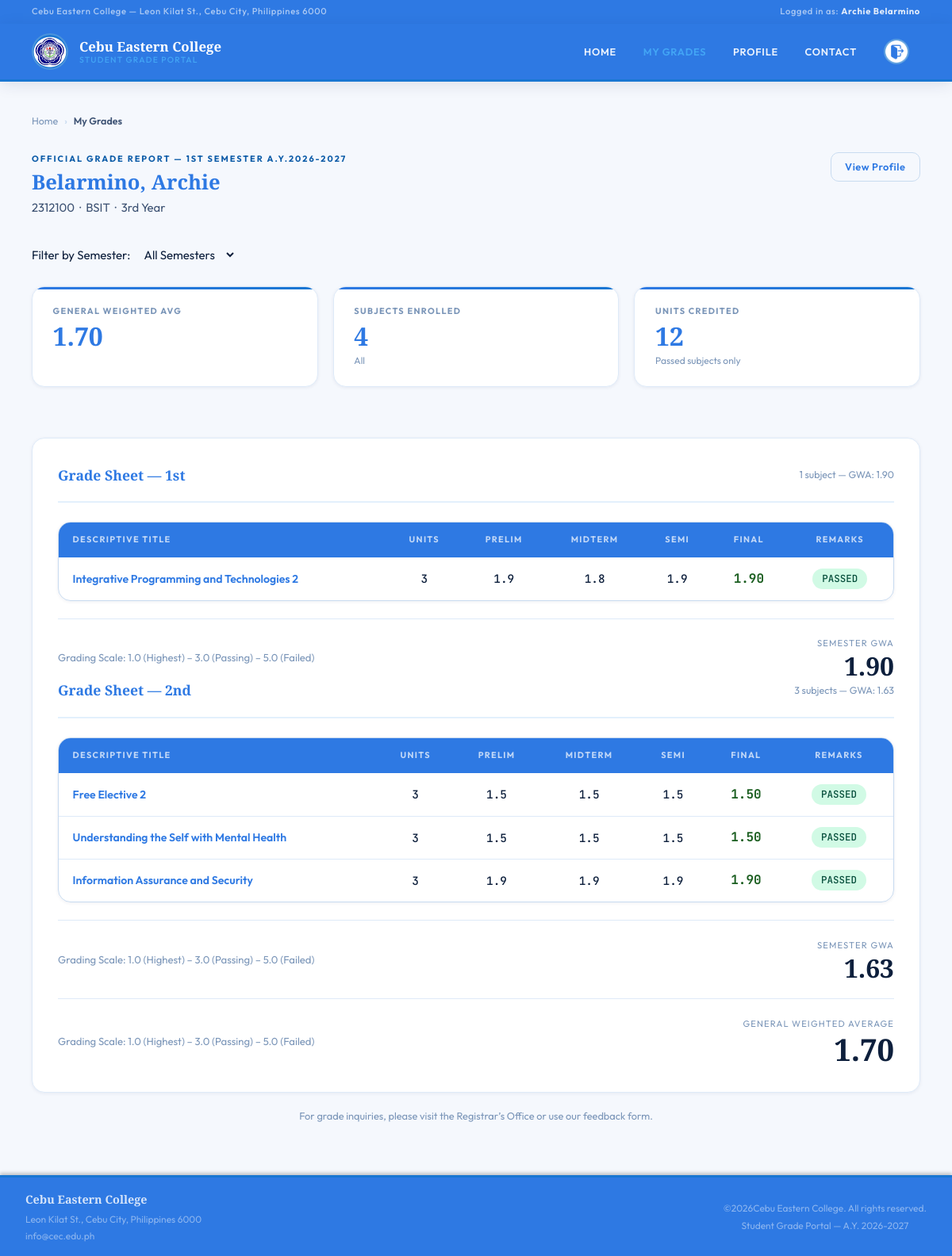
Screenshot of /grades/ (signed in) with the database file from the repository.
### portal/models.py (models this page shows, shortened)
class Student(AbstractBaseUser):
    student_no  = models.CharField(max_length=20, unique=True)
    last_name   = models.CharField(max_length=100)
    first_name  = models.CharField(max_length=100)
    email       = models.EmailField(unique=True, blank=True)
    course      = models.CharField(max_length=10, choices=COURSE_CHOICES, default='BSIT')
    year_level  = models.IntegerField(choices=YEAR_CHOICES, default=1)
    created_at  = models.DateTimeField(auto_now_add=True)
    is_active   = models.BooleanField(default=True)
    is_staff    = models.BooleanField(default=False)
    is_superuser = models.BooleanField(default=False)
    USERNAME_FIELD = 'student_no'
    REQUIRED_FIELDS = ['first_name', 'last_name', 'email']
    objects = StudentManager()
    @property
    def year_suffix(self):
        y = self.year_level
        return f'{y}{"st" if y==1 else "nd" if y==2 else "rd" if y==3 else "th"}'

class Grade(models.Model):
    student   = models.ForeignKey(Student, on_delete=models.CASCADE, related_name='grades')
    subject   = models.ForeignKey(Subject, on_delete=models.CASCADE)
    section   = models.ForeignKey('ClassSection', on_delete=models.CASCADE)
    semester  = models.CharField(max_length=10, choices=SEMESTER_CHOICES, default='1st')
    school_yr = models.CharField(max_length=20, default=current_school_year)
    prelim  = models.FloatField(null=True, blank=True)
    midterm = models.FloatField(null=True, blank=True)
    semi    = models.FloatField(null=True, blank=True)
    final   = models.FloatField(null=True, blank=True)
    remarks = models.CharField(max_length=10, choices=REMARKS_CHOICES, blank=True, default='')
    class Meta:
        ordering = ['-school_yr', 'semester', 'subject__code']
        unique_together = ['student', 'subject', 'semester', 'school_yr']

class Subject(models.Model):
    code       = models.CharField(max_length=20, unique=True)
    title      = models.CharField(max_length=200)
    units      = models.IntegerField(default=3)
    department = models.CharField(max_length=50, blank=True)

### portal/views.py (the view)
# urls.py: path('grades/', views.grades_view, name='grades'),
@login_required
def grades_view(request):
    student = request.user
    semester_filter = request.GET.get('semester', '')
    base_query = Grade.objects.filter(student=student).select_related('subject')
    if semester_filter:
        base_query = base_query.filter(semester=semester_filter)
    rows = base_query.order_by('-school_yr', 'semester', 'subject__code')
    semester_groups = {}
    for r in rows:
        key = r.semester
        if key not in semester_groups:
            semester_groups[key] = []
        semester_groups[key].append(r)
    all_grade_rows = []
    total_units, weighted_sum = 0, 0.0
    for semester, semester_rows in semester_groups.items():
        semester_grade_rows = []
        semester_units = 0
        semester_weighted = 0.0
        for r in semester_rows:
            rem = r.remarks or ''
            if rem == 'PASSED':   pill, gcls = 'pill-pass', 'grade-pass'
            elif rem == 'FAILED': pill, gcls = 'pill-fail', 'grade-fail'
            elif rem == 'INC':    pill, gcls = 'pill-inc',  'grade-inc'
            else:                 pill, gcls = '',           ''
            row_data = {'grade': r, 'pill': pill, 'gcls': gcls, 'rem': rem or 'PENDING'}
            semester_grade_rows.append(row_data)
            if r.final is not None and r.remarks == 'PASSED':
                semester_units += r.subject.units
                semester_weighted += r.final * r.subject.units
                total_units += r.subject.units
                weighted_sum += r.final * r.subject.units
        all_grade_rows.append({
            'semester': semester,
            'rows': semester_grade_rows,
            'gwa': round(semester_weighted / semester_units, 2) if semester_units > 0 else None
        })
    gwa = round(weighted_sum / total_units, 2) if total_units > 0 else None
    semesters = sorted(set(Grade.objects.filter(student=student).values_list('semester', flat=True)))
    return render(request, 'portal/grades.html', {
        'current':     'grades',
        'student':     student,
        'grade_rows':  all_grade_rows,
        'row_count':   sum(len(group['rows']) for group in all_grade_rows),
        'total_units': total_units,
        'gwa':         gwa,
        'gwa_fmt':     f'{gwa:.2f}' if gwa else '—',
        'standing':    get_standing(gwa),
        'stand_color': standing_color(gwa),
        'semesters':   semesters,
        'semester_filter': semester_filter,
        'sy': SchoolYear.objects.last().get_sy() if SchoolYear.objects.exists() else current_school_year(),
        'semester': Semester.objects.last().get_semester() if Semester.objects.exists() else '1st',
    })

### portal/models.py (called while the page is built)
def current_school_year():
    year = datetime.now().year
    return f"{year}-{year+1}"

### portal/views.py (called while the page is built)
def get_standing(gwa):
    if gwa is None:    return 'N/A'
    if gwa <= 1.5:     return ' '
    if gwa <= 1.75:    return ' '
    if gwa <= 2.0:     return ' '
    if gwa <= 3.0:     return ' '
    return 'Needs Improvement'

def standing_color(gwa):
    if gwa is None:    return 'var(--text-light)'
    if gwa <= 2.0:     return 'var(--sky)'
    if gwa <= 3.0:     return 'var(--green)'
    return 'var(--red)'

### portal/templates/portal/grades.html (shortened to what this page needs)
{% extends 'portal/base.html' %}
{% block content %}
  <div class="page-wrap" style="padding-top:2.5rem;">
    <div class="breadcrumb">
      <a href="{% url 'index' %}">Home</a>
      <span class="sep">›</span>
      <span>My Grades</span>
    </div>
    <div style="display:flex;align-items:flex-start;justify-content:space-between;
              flex-wrap:wrap;gap:1.5rem;margin-bottom:2rem;" class="fade-up">
      <div class="section-header" style="margin-bottom:0;">
        <div class="eyebrow">Official Grade Report &mdash; {{ semester }} Semester A.Y.{{ sy }}</div>
        <h2>{{ student.last_name }}, {{ student.first_name }}</h2>
        <p>{{ student.student_no }} &nbsp;&middot;&nbsp;
          {{ student.course }} &nbsp;&middot;&nbsp;
          {{ student.year_suffix }} Year</p>
      </div>
      <a href="{% url 'profile' student.pk %}" class="btn btn-outline btn-sm">View Profile</a>
    </div>
    <form method="GET">
      {% if semesters %}
        <div style="margin-bottom:1.5rem;">
          <label>Filter by Semester:</label>
          <select onchange="this.form.submit()" name="semester" style="padding:5px 10px;">
            <option value="">All Semesters</option>
          </select>
        </div>
      {% endif %}
    </form>
    <div class="stats-grid fade-up-2" style="grid-template-columns:repeat(auto-fit,minmax(160px,1fr));">
      <div class="stat-card">
        <div class="stat-label">General Weighted Avg</div>
        <div class="stat-value" style="">{{ gwa_fmt }}</div>
      </div>
      <div class="stat-card">
        <div class="stat-label">Subjects Enrolled</div>
        <div class="stat-value">{{ row_count }}</div>
        <div class="stat-sub">
          {% if semester_filter %}
            {{ semester_filter }} Semester
          {% else %}
            All
          {% endif %}
        </div>
      </div>
      <div class="stat-card">
        <div class="stat-label">Units Credited</div>
        <div class="stat-value">{{ total_units }}</div>
        <div class="stat-sub">Passed subjects only</div>
      </div>
    </div>
    <div class="card mt-lg fade-up-3">
      {% for group in grade_rows %}
        <div class="card-header">
          <h3>Grade Sheet &mdash; {{ group.semester }}</h3>
          <span style="font-size:.78rem;color:var(--text-light);">
            {{ group.rows|length }} subject{{ group.rows|length|pluralize }}
            {% if group.gwa %}
              &mdash; GWA: {{ group.gwa|floatformat:2 }}
            {% endif %}
          </span>
        </div>
        {% if not group.rows %}
          <div class="alert alert-info">
            <span class="alert-icon">&#9432;</span>
            <div>No grades for this semester yet.</div>
          </div>
        {% else %}
          <div class="grade-table-wrap">
            <table class="grade-table">
              <thead>
                <tr>
                  <th>Descriptive Title</th>
                  <th style="text-align:center;">Units</th>
                  <th style="text-align:center;">PRELIM</th>
                  <th style="text-align:center;">MIDTERM</th>
                  <th style="text-align:center;">SEMI</th>
                  <th style="text-align:center;">FINAL</th>
                  <th style="text-align:center;">Remarks</th>
                </tr>
              </thead>
              <tbody>
                {% for row in group.rows %}
                  <tr>
                    <td class="subject-name">{{ row.grade.subject.title }}</td>
                    <td class="grade-val" style="text-align:center;">{{ row.grade.subject.units }}</td>
                    <td class="grade-val" style="text-align:center;">
                      {% if row.grade.prelim is not None %}
                        {{ row.grade.prelim|floatformat:1 }}
                      {% else %}
                        &mdash;
                      {% endif %}
                    </td>
                    <td class="grade-val" style="text-align:center;">
                      {% if row.grade.midterm is not None %}
                        {{ row.grade.midterm|floatformat:1 }}
                      {% else %}
                        &mdash;
                      {% endif %}
                    </td>
                    <td class="grade-val" style="text-align:center;">
                      {% if row.grade.semi is not None %}
                        {{ row.grade.semi|floatformat:1 }}
                      {% else %}
                        &mdash;
                      {% endif %}
                    </td>
                    <td style="text-align:center;">
                      {% if row.grade.final is not None %}
                        <span class="grade-val {{ row.gcls }}" style="font-size:1rem;font-weight:700;">{{ row.grade.final|floatformat:2 }}</span>
                      {% else %}
                        <span style="color:var(--text-light);">&mdash;</span>
                      {% endif %}
                    </td>
                    <td style="text-align:center;">
                      {% if row.rem == 'PENDING' %}
                        <span class="grade-pill" style="background:var(--sky-pale);color:var(--text-light);">PENDING</span>
                      {% else %}
                        <span class="grade-pill {{ row.pill }}">{{ row.rem }}</span>
                      {% endif %}
                    </td>
                  </tr>
                {% endfor %}
              </tbody>
            </table>
          </div>
          <div style="margin-top:1.4rem;padding-top:1.4rem;border-top:1px solid var(--border-light);
                    display:flex;align-items:center;justify-content:space-between;flex-wrap:wrap;gap:1rem;">
            <div style="font-size:.82rem;color:var(--text-light);">Grading Scale: 1.0 (Highest) &ndash; 3.0 (Passing) &ndash; 5.0 (Failed)</div>
            <div style="text-align:right;">
              <div style="font-size:.7rem;color:var(--text-light);text-transform:uppercase;
                        letter-spacing:.1em;margin-bottom:.2rem;">Semester GWA</div>
              <div style="font-family:var(--serif);font-size:2rem;font-weight:700;
                        line-height:1;">
                {% if group.gwa %}
                  {{ group.gwa|floatformat:2 }}
                {% else %}
                  &mdash;
                {% endif %}
              </div>
            </div>
          </div>
        {% endif %}
      {% endfor %}
      <div style="margin-top:1.4rem;padding-top:1.4rem;border-top:1px solid var(--border-light);
                  display:flex;align-items:center;justify-content:space-between;flex-wrap:wrap;gap:1rem;">
        <div style="font-size:.82rem;color:var(--text-light);">Grading Scale: 1.0 (Highest) &ndash; 3.0 (Passing) &ndash; 5.0 (Failed)</div>
        <div style="text-align:right;">
          <div style="font-size:.7rem;color:var(--text-light);text-transform:uppercase;
                      letter-spacing:.1em;margin-bottom:.2rem;">General Weighted Average</div>
          <div style="font-family:var(--serif);font-size:2.4rem;font-weight:700;
                      line-height:1;">{{ gwa_fmt }}</div>
        </div>
      </div>
    </div>
    <p class="text-muted mt-md" style="font-size:.8rem;text-align:center;">
      For grade inquiries, please visit the Registrar&rsquo;s Office or use our
      <a href="{% url 'contact' %}">feedback form</a>.
    </p>
  </div>
{% endblock %}

### portal/templates/portal/base.html (shortened to what this page needs)
{% load static %}
{% load static tailwind_tags %}
<!DOCTYPE html>
<html lang="en">
  <head>
    {% tailwind_css %}
    <link rel="stylesheet" href="{% static 'portal/css/style.css' %}" />
    <link rel="stylesheet" href="{% static 'css/dist/styles.css' %}" />
  </head>
  <body>
    <div class="topbar">
      <span>Cebu Eastern College &mdash; Leon Kilat St., Cebu City, Philippines 6000</span>
      <span>
        {% if request.user.is_authenticated %}
          Logged in as: <strong style="color:rgba(255,255,255,.85);">{{ request.user.first_name }} {{ request.user.last_name }}</strong>
        {% else %}
          Academic Year {{ sy }} &middot; {{ semester }} Semester
        {% endif %}
      </span>
    </div>
    <header class="navbar">
      <div class="navbar-inner">
        <a href="{% url 'index' %}" class="navbar-brand">
          <div class="brand-emblem">
            <img src="{% static 'portal/images/banner.png' %}" class="rounded-full" />
          </div>
          <div class="brand-text">
            <div class="brand-name">Cebu Eastern College</div>
            <div class="brand-sub">Student Grade Portal</div>
          </div>
        </a>
        <ul class="navbar-nav">
          <li>
            <a href="{% url 'index' %}" class="{% if current == 'index' %}active{% endif %}">Home</a>
          </li>
          {% if request.user.is_authenticated %}
            <li>
              <a href="{% url 'grades' %}" class="{% if current == 'grades' %}active{% endif %}">My Grades</a>
            </li>
            <li>
              <a href="{% url 'profile' request.user.pk %}" class="{% if current == 'profile' %}active{% endif %}">Profile</a>
            </li>
          {% endif %}
          <li>
            <a href="{% url 'contact' %}" class="{% if current == 'contact' %}active{% endif %}">Contact</a>
          </li>
          {% if request.user.is_authenticated or request.session.admin_id %}
            <li>
              <div class="nav-user">
                {% if request.user.is_authenticated or request.session.admin_id or request.session.teacher_id %}
                  <a href="{% url 'logout' %}" class="border-full w-full h-full">
                    <div class="nav-avatar">
                      <img src="{% static 'portal/images/logout.png' %}" alt="Logout" width="100%" height="100%" />
                    </div>
                  </a>
                {% endif %}
              </div>
            </li>
          {% else %}
            {% comment %} <li>
              <a href="{% url 'login' %}" class="btn-nav">Sign In</a>
            </li> {% endcomment %}
          {% endif %}
        </ul>
      </div>
    </header>
    {% block content %}
    {% endblock %}
    <footer class="site-footer">
      <div>
        <div class="footer-brand">Cebu Eastern College</div>
        <div style="margin-top:.25rem;">Leon Kilat St., Cebu City, Philippines 6000</div>
        <div style="margin-top:.1rem;">info@cec.edu.ph</div>
      </div>
      <div style="text-align:center;">
        <div>
          &copy;{% now 'Y' %}Cebu Eastern College. All rights reserved.
        </div>
        <div style="margin-top:.2rem;">Student Grade Portal &mdash; A.Y. {{ sy }}</div>
      </div>
    </footer>
  </body>
</html>

### portal/templates/portal/base.html (style rules this page uses)
.navbar { position: sticky; top: 0; z-index: 50; }
.navbar-nav { position: sticky; top: 0; z-index: 10; }
.topbar { position: sticky; top: 0; z-index: 10; }
.site-footer { backdrop-filter: blur(12px); box-shadow: 0 -3px 4px rgba(0, 0, 0, 0.2); }

### rows the page displays
Student: user.first_name "Archie", user.last_name "Belarmino", last_name "Belarmino", first_name "Archie", student_no "2312100", course "BSIT", year_suffix "3rd"
Grade: semester "1ST", semester "1st", grade.subject "Integrative Programming and Technologies 2", grade.subject.units "3", grade.prelim "1.9", grade.midterm "1.8", grade.semi "1.9", grade.final "1.90", rem "PASSED"
Grade: semester "2nd", grade.subject "Free Elective 2", grade.subject.units "3", grade.prelim "1.5", grade.midterm "1.5", grade.semi "1.5", grade.final "1.50", rem "PASSED"
Grade: grade.subject "Understanding the Self with Mental Health", grade.subject.units "3", grade.prelim "1.5", grade.midterm "1.5", grade.semi "1.5", grade.final "1.50", rem "PASSED"
Grade: grade.subject "Information Assurance and Security", grade.subject.units "3", grade.prelim "1.9", grade.midterm "1.9", grade.semi "1.9", grade.final "1.90", rem "PASSED"

### other values shown
{{ sy }} "2026-2027"
{{ gwa_fmt }} "1.70"
{{ row_count }} "4"
{{ total_units }} "12"
{{ group.rows|length }} "1" "3"
{{ group.gwa|floatformat:2 }} "1.90" "1.63"
